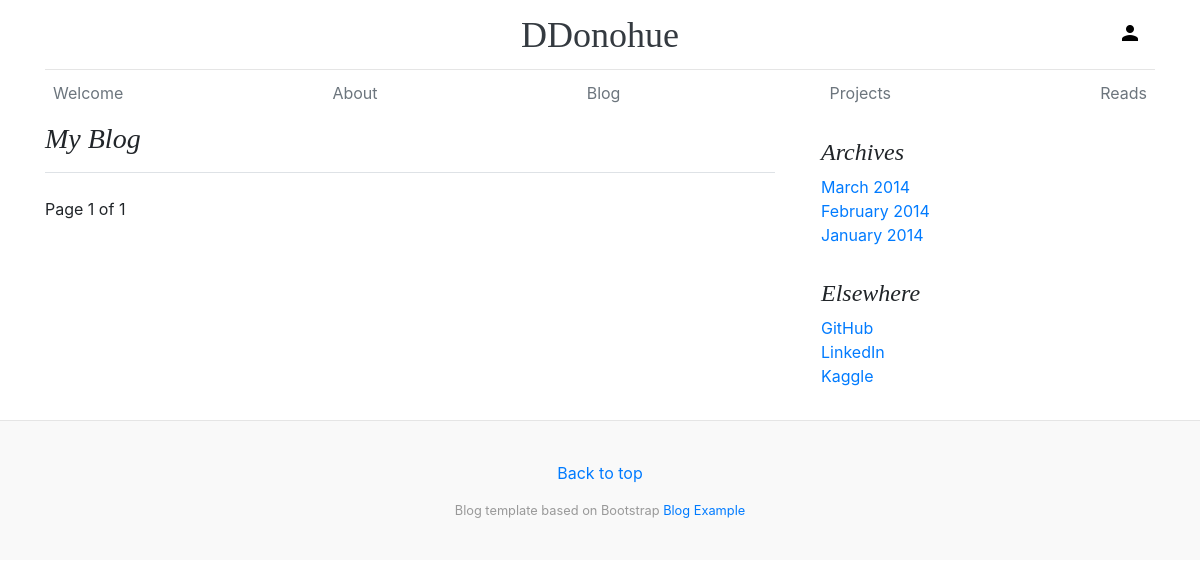
The page /blog/ on the database as committed earlier.
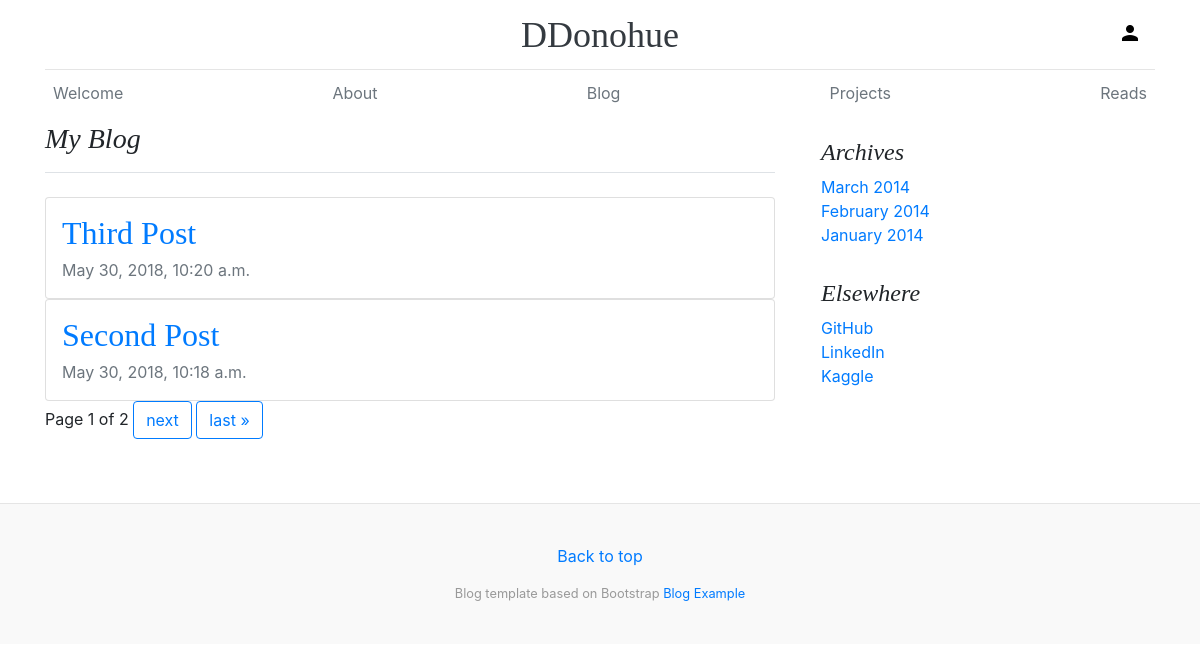
The same page on the database as committed later.
### blog/models.py (models this page shows, shortened)
class Post(models.Model):
    author = models.ForeignKey('auth.User', on_delete=models.CASCADE)
    title = models.CharField(max_length=256)
    text = MarkdownxField()
    thumbnail = CloudinaryField(blank=True, null=True, resource_type='image')
    create_date = models.DateTimeField(default=timezone.now)
    publish_date = models.DateTimeField(blank=True, null=True)

### blog/views.py (the view)
# urls.py: path('', views.PostListView.as_view(), name='post_list'),
class PostListView(ListView):
    model = Post
    paginate_by = 2
    def get_queryset(self):
        return Post.objects.filter(publish_date__lte=timezone.now()).order_by('-publish_date')

### blog/templatetags/custom.py (called while the page is built)
@register.filter
def render_markdown(text):
    return markdownify(text)

### blog/templates/blog/post_list.html (shortened to what this page needs)
{% extends "base.html" %}
{% load custom %}
{% block content %}
<div class="row">
  <div class="col-md-8 blog-main">
    <h3 class="pb-3 mb-4 font-italic border-bottom">
      My Blog
    </h3>
    {% for post in post_list %}
      <div class="card p-3">
        <div class="row">
          <div class="col-md-8">
            <h2 class="card-title">
              <a href="{% url 'blog:post_detail' pk=post.pk %}">{{ post.title }}</a>
            </h2>
            <p class="card-subtitle text-muted">{{ post.publish_date }}</p>
          </div>
          <div class="col-md-4">
          </div>
        </div>
      </div>
    {% endfor %}
    <nav class="blog-pagination">
      <span class="step-links">
          <span class="current">
              Page {{ page_obj.number }} of {{ page_obj.paginator.num_pages }}
          </span>
          {% if page_obj.has_next %}
              <a href="?page={{ page_obj.next_page_number }}"
                class="btn btn-outline-primary">next</a>
              <a href="?page={{ page_obj.paginator.num_pages }}"
                class="btn btn-outline-primary">last &raquo;</a>
          {% endif %}
      </span>
    </nav>
  </div>
  <aside class="col-md-4 blog-sidebar">
    <div class="p-3">
      <h4 class="font-italic">Archives</h4>
      <ol class="list-unstyled mb-0">
        <li><a href="#">March 2014</a></li>
        <li><a href="#">February 2014</a></li>
        <li><a href="#">January 2014</a></li>
      </ol>
    </div>
    <div class="p-3">
      <h4 class="font-italic">Elsewhere</h4>
      <ol class="list-unstyled">
        <li><a href="https://github.com/ddonco">GitHub</a></li>
        <li><a href="https://www.linkedin.com/in/dillondonohue/">LinkedIn</a></li>
        <li><a href="https://www.kaggle.com/ddonco">Kaggle</a></li>
      </ol>
    </div>
  </aside>
</div>
{% endblock %}

Rows that differ between the two databases and show on the page:
added Post: title "Third Post", publish_date "May 30, 2018, 10:20 a.m."
added Post: title "Second Post", publish_date "May 30, 2018, 10:18 a.m."
Other text that changed with them:
{{ page_obj.paginator.num_pages }}: "1" → "2"
text now shown: "next last »"
